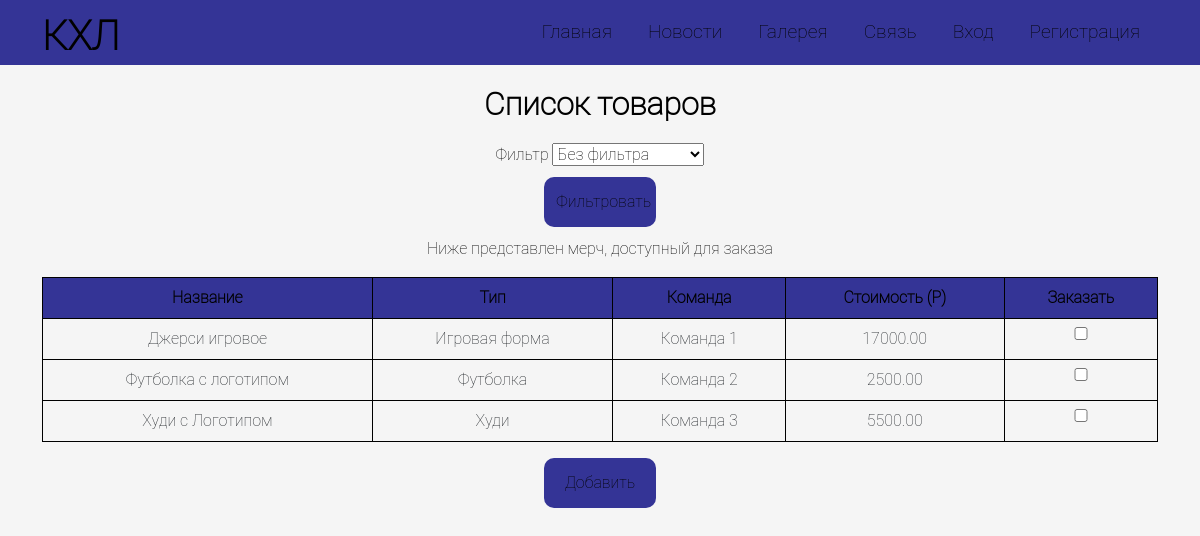
The app's page /lab4_Sichugov/merch.php with its own data.
### lab4_Sichugov/merch.php (the view, shortened to what this page needs)
<!doctype html>
<html lang="en">
<head>
    <link href="https://cdn.jsdelivr.net/npm/bootstrap@5.3.0-alpha2/dist/css/bootstrap.min.css" rel="stylesheet">
    <link href='https://unpkg.com/boxicons@2.1.4/css/boxicons.min.css' rel='stylesheet'>
    <link href="assets/style/style.css" rel="stylesheet">
</head>
<body>
<?php
include "components/header.php";
?>
<div class="container">
    <div class="table_merch">
        <center>
            <h2 align="center" style="margin: 20px 0">Список товаров</h2>
            <form method="post">
                <label>Фильтр</label>
                <select name="filter">
                    <option label="Без фильтра" value="Без фильтра"></option>
                    <optgroup label="По Типу" value="Тип">
                    </optgroup>
                </select>
                <input class='btn-lk' type="submit" name="filtrate" value = "Фильтровать">
            </form>
            <?php
            if(isset($_POST["filtrate"]))
            {
                $filter = $_POST['filter'];
                if ($filter == "Без фильтра")
                {
                    $filter_type = "";
                    $req = "SELECT *, Команда.Название_команды FROM мерч INNER JOIN Команда on (Мерч.id_команды = Команда.ID_Команды)";
                    print_store($req);
                } else {
                    include "vendor/connect.php";
                    $filter_type = "WHERE мерч.Тип_мерча LIKE '" . $filter . "'";
                    $req = "SELECT *, Команда.Название_команды FROM мерч INNER JOIN Команда on (Мерч.id_команды = Команда.ID_Команды)" . $filter_type;
                    print_store($req);
                }
            } else {
                $req = "SELECT *, Команда.Название_команды FROM мерч INNER JOIN Команда on (Мерч.id_команды = Команда.ID_Команды)";
                print_store($req);
            }
            ?>
        </center>
    </div>
</div>
</body>
</html>
<?php
function print_store($req)
{
    echo '<p>Ниже представлен мерч, доступный для заказа</p>';
    $req = mysqli_query($conn, $req) or die("Ошибка запроса" . mysqli_error($conn));
    echo "<form metod = 'GET'>";
    if ($req) {
        echo "<center><table class='table'><tr><th>Название</th><th>Тип</th><th>Команда</th><th>Стоимость (Р)</th><th>Заказать</th></tr>";
        while ($row_u = mysqli_fetch_assoc($req)) {
            echo "<tr><td>". $row_u['Название_мерч']."</td>
                    <td>".$row_u['Тип_мерча']."</td><td>".$row_u['Название_команды']."</td><td>".$row_u['Цена']."</td><td><input type=\"checkbox\" name=\"choices[]\" value = \"" . $row_u['id_мерча'] . "\"></td>
                    </tr>";
        }
        echo "</table></center>
                      <input class='btn-lk' type='submit' name='add' value='Добавить'></form>";
    }
}
?>

### lab4_Sichugov/assets/style/style.css (style rules this page uses)
* { font-family: 'Roboto Thin', sans-serif; }
html, h1, h2, h3, h4, h5, h6 { color: black; }
body { background: whitesmoke; color: black; }
input { padding: 10px 12px; display: block; width: 100%; border-radius: 10px; line-height: 1.5rem; color: black; font-size: 16px; outline: none; border: none; }
.table { border: 1px solid black; text-align: center; }
.table th { background: #343496; color: black; border: 1px solid black; }
.table tr td { border: 1px solid black; background: transparent; }
.btn-lk { background: #343496; width: 50%; height: 50px; margin: 10px; border: none; }
.table_merch { margin-top: 20px; }
.table_merch th { background: #343496; }
.table_merch table tr td { background: transparent; }
.table_merch h2, h5 { color: black; }
.table_merch .btn-lk { width: 10%; text-align: center; background: #343496; }

### records on screen
мерч: Название_мерч "Джерси игровое", Тип_мерча "Игровая форма", id_команды.Название_команды "Команда 1", Цена "17000.00"
мерч: Название_мерч "Футболка с логотипом", Тип_мерча "Футболка", id_команды.Название_команды "Команда 2", Цена "2500.00"
мерч: Название_мерч "Худи с Логотипом", Тип_мерча "Худи", id_команды.Название_команды "Команда 3", Цена "5500.00"
